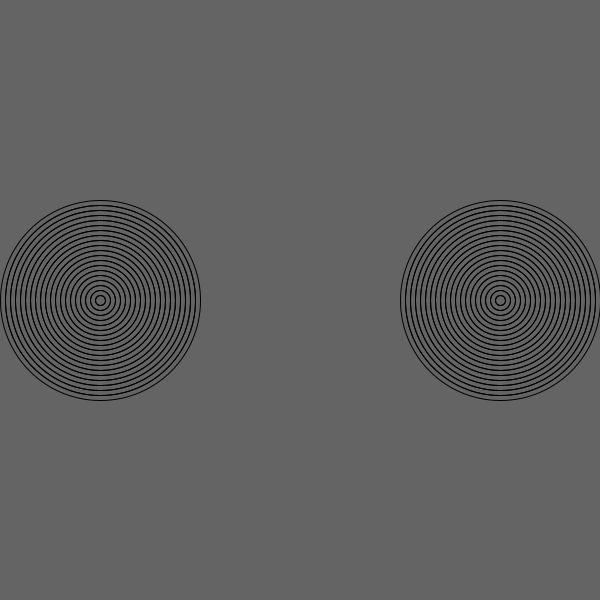
Frame 1 (no input)
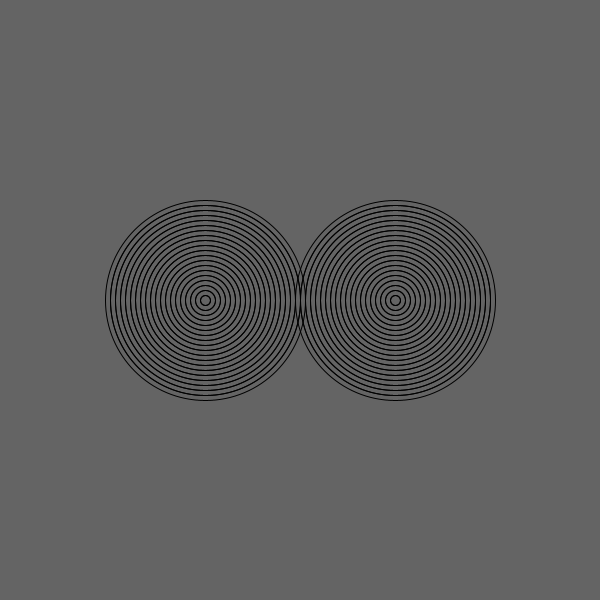
Frame 60 (the mouse pressed at the canvas centre just before this capture)
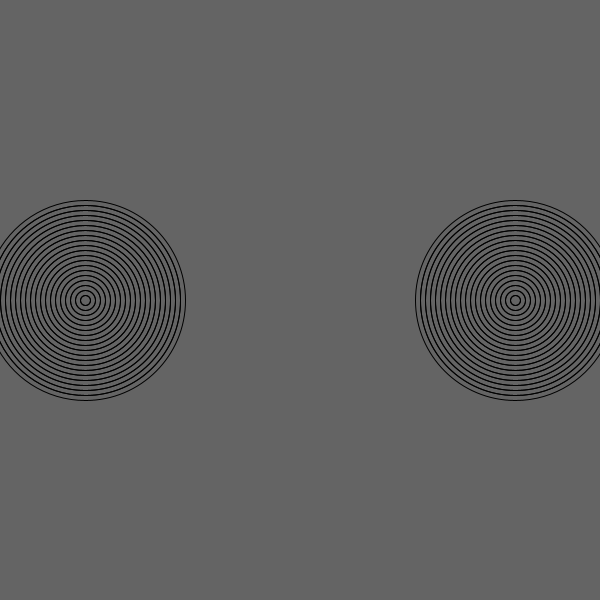
Frame 120 (the mouse held since frame 60 and released just before this capture)

The Processing sketch that drew these frames (run headless with seeded random() and noise(); from frame 60 on, the mouse is pressed at the canvas centre):

// Processing sketch: Amazing_Rings
// ── Amazing_Rings.pde
int x1 = 100;
int x2 = 500;
int speed = 5;
int speed1= 5;
void setup() {
 
  size(600,600);
}
void draw(){
  background(100,100,100);
  int size = 200;
int size1 = 200;
 for(int i=0; i<40;i++){
   noFill();
   ellipse(x1,300,size,size); 
  size-=10;
  }
   
for(int i=0; i<40;i++){
   noFill();
   ellipse(x2,300,size1,size1); 
  size1-=10;
  }
  x1+= speed;
  x2-=speed1;
  if(x1>600){
    speed=-speed;
  }
  else if(x1<0) {
    speed=-speed;
  }
  
  if(x2<0){
    speed1=-speed1;
  }
  else if(x2>600){
    speed1=-speed1;
  }
}

 
  
